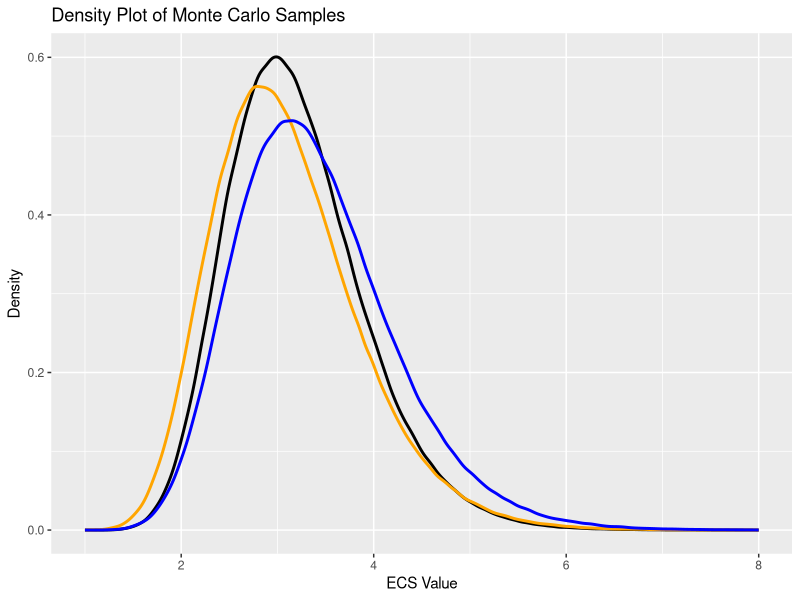

This chart was generated by the following R code:
library(ggplot2)

lognorm <- function(m, sd){
  
  # re-parameterization of supplied mean value
  mn <- log(m^2 / sqrt(sd^2 + m^2))
  
  # re-parameterization of supplied sd value
  stdev <- sqrt(log(1 + (sd^2 / m^2)))
  
  # stores new value in list - when pushed to rlnorm(), will provide normal distribution
  # of arithmetic mean (m) and standard deviation (sd)
  c(mn, stdev)
  
}

# estimatin sigma from confidence intervals assuming sufficiently large sample size

estimate_sigma <- function(ci_5_95, ci_17_83) {
  
  # Calculate the length of the CIs
  percentile_length_5_95 <- ci_5_95[2] - ci_5_95[1]
  percentile_length_17_83 <- ci_17_83[2] - ci_17_83[1]
  
  # Estimate sigma using the average of the CI lengths
  sigma_5_95 <- percentile_length_5_95 / (2 * qnorm(0.95)) # z-value for 95%
  sigma_17_83 <- percentile_length_17_83 / (2 * qnorm(0.83)) # z-value for 84%
  
  # Average the two estimates assuming they are equally important for the estimated
  # sigma.
  # Goal to provide a single values of the sd.
  # Trying to account for uncertainty associated with both confidence intervals.
  estimated_sigma <- (sigma_5_95 + sigma_17_83) / 2
  
  return(estimated_sigma)
  
}

# sampling lognormal distribution
generate_lognormal_samples <- function(mu, sigma, n_samples) {
  
  # Generate normally distributed samples in log-space
  samples <- rlnorm(n_samples, lognorm(mu, sigma) [1], lognorm(mu, sigma) [2])
  
  return(samples)
}


# Example usage:
# Baseline - the synthesis of basic assumptions as outlined in Sherwood et al 2020
# Not necessarily a consensus estimate, but is based on transparent assumptions. 
# The sensitivity can be tested by: 
# 1) choice of prior 
# 2) the exclusion of each line of evidence 
# 3) allowance of uncertainties that are not present in other calculations 
baseline <- 3.2
baseline_5_95 <- c(2.3, 4.7)
baseline_17_83 <- c(2.6, 3.9)

# This is Baseline (UL) excluding Historical line of evidence 
no_hist <- 3.1
no_hist_5_95 <- c(2.0, 4.6)
no_hist_17_83 <- c(2.3, 3.7)

# This is the Baseline (UL) excluding paleo cold line of evidence
no_paleo_cold <- 3.4
no_paleo_cold_5_95 <- c(2.3, 5.1)
no_paleo_cold_17_83 <- c(2.6, 4.1)

n_samples <- 1000000

# estimate sigma
sigma_baseline <- estimate_sigma(baseline_5_95, baseline_17_83)
sigma_baseline

sigma_no_hist <- estimate_sigma(no_hist_5_95, no_hist_17_83)
sigma_no_hist

sigma_no_paleo_cold <- estimate_sigma(no_paleo_cold_5_95, no_paleo_cold_17_83)
sigma_no_paleo_cold

# Generate the Monte Carlo sample
baseline_samples <- generate_lognormal_samples(baseline, sigma_baseline, n_samples)
# how does this estimation do matching Table 10 in Sherwood et al.
mean(baseline_samples)
median(baseline_samples)

no_hist_samples <- generate_lognormal_samples(no_hist, sigma_no_hist, n_samples)
# how does this estimation do matching Table 10 in Sherwood et al.
mean(no_hist_samples)
median(no_hist_samples)

no_paleo_cold_samples <- generate_lognormal_samples(no_paleo_cold, sigma_no_paleo_cold, n_samples)
# how does this estimation do matching Table 10 in Sherwood et al.
mean(no_paleo_cold_samples)
median(no_paleo_cold)

# Plot the density plot
# compare plot with the PDFs in Figure 24 of Sherwood
ggplot() +
  geom_density(data = data.frame(baseline_samples), aes(x = baseline_samples),
               fill = NA, color = "black", linewidth = 1.0) +
  geom_density(data = data.frame(no_hist_samples), aes(x = no_hist_samples),
               fill = NA, color = "orange", linewidth = 1.0) +
  geom_density(data = data.frame(no_paleo_cold_samples), aes(x = no_paleo_cold_samples),
               fill = NA, color = "blue", linewidth = 1.0) +
  xlim(1, 8) +
  labs(title = "Density Plot of Monte Carlo Samples",
       x = "ECS Value",
       y = "Density")
